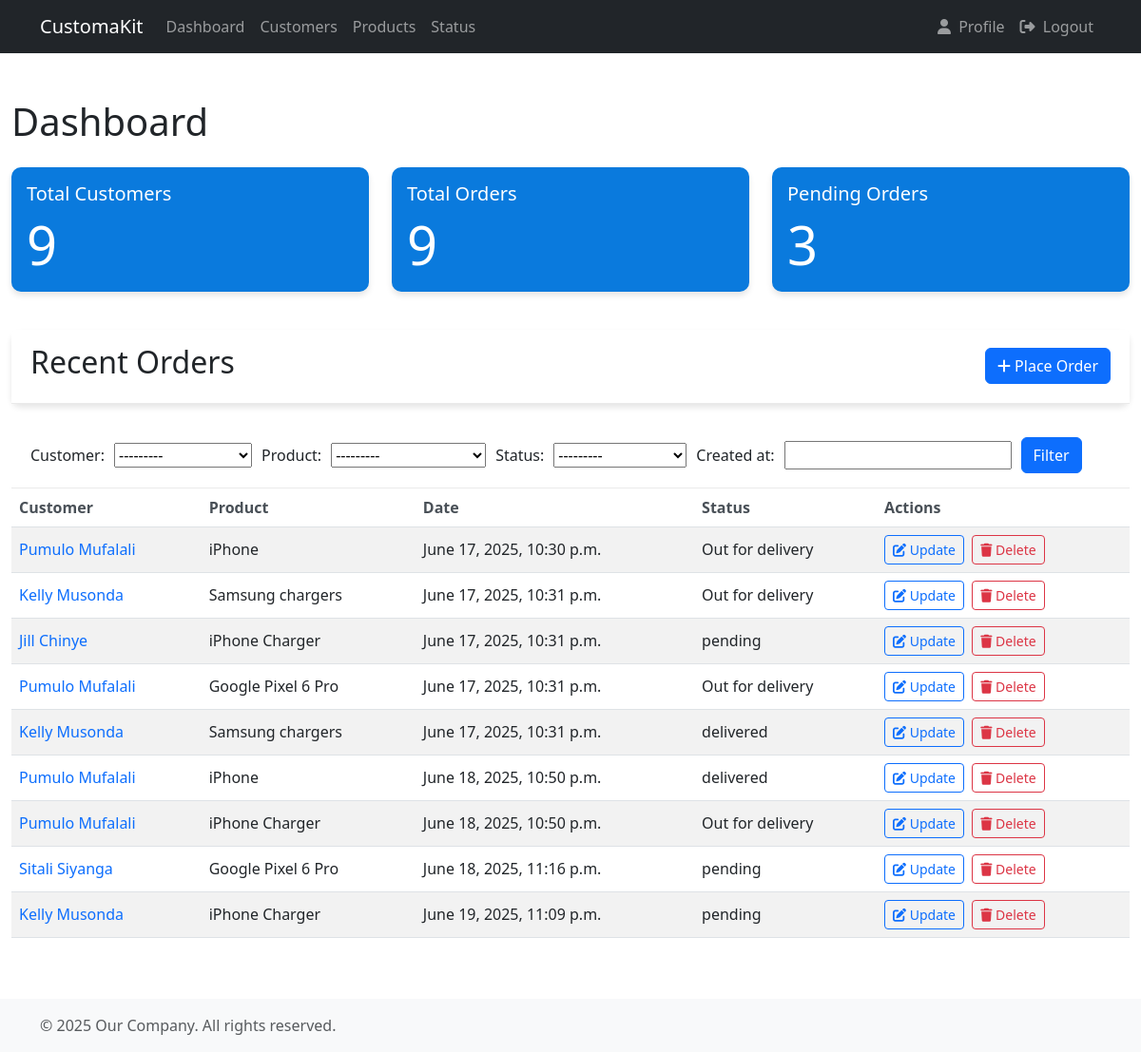
The app's page /, older data.
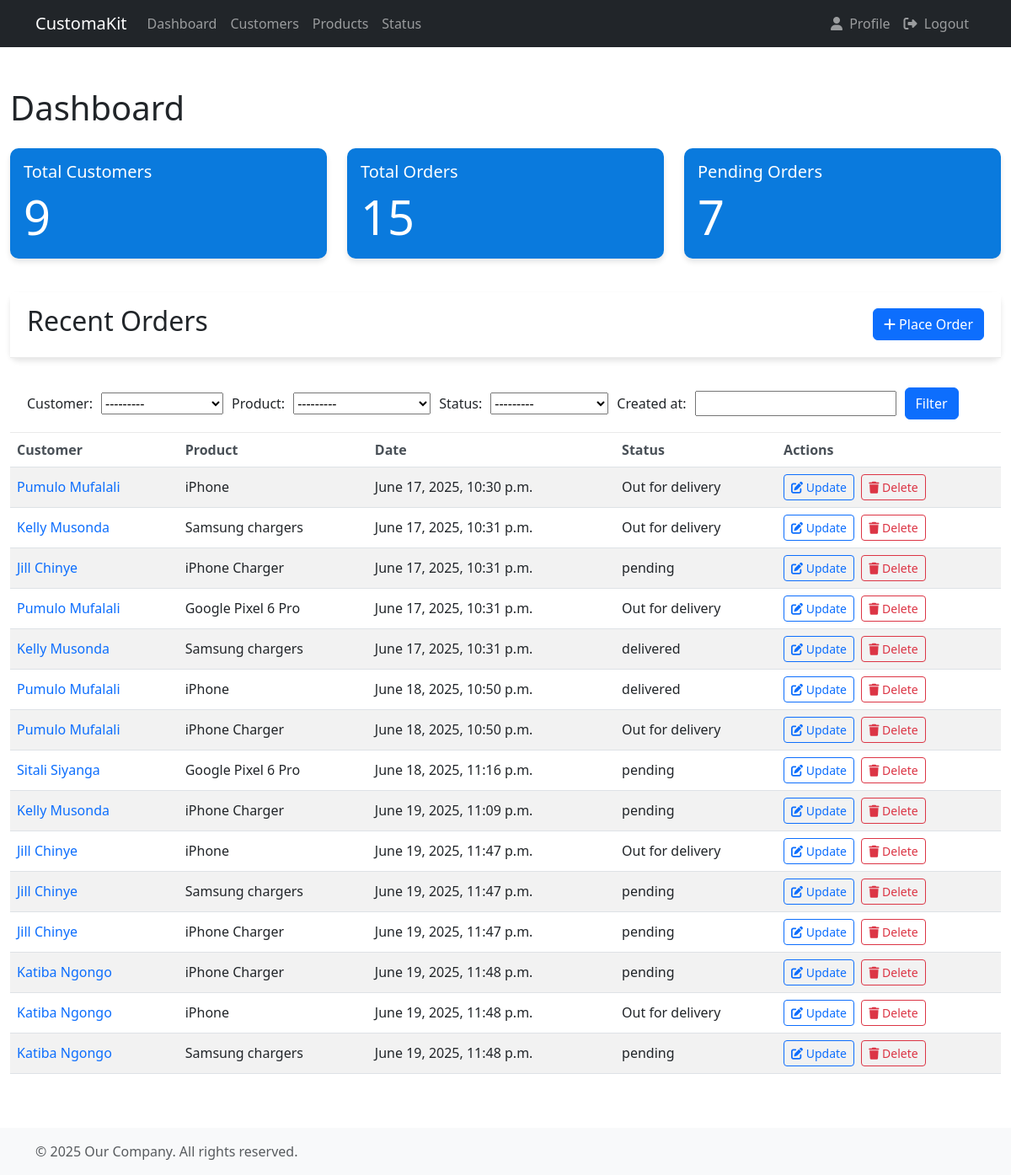
The same page, newer data.
### accounts/models.py (models this page shows, shortened)
class Order(models.Model):
  STATUS = (
    ('delivered', 'delivered'),
    ('Out for delivery', 'Out for delivery'),
    ('pending', 'pending'),
  )
  customer = models.ForeignKey(Customer, null=True, on_delete=models.CASCADE)
  product = models.ForeignKey(Product, null=True, on_delete=models.CASCADE)
  status = models.CharField(max_length=100, null=True, choices=STATUS)
  created_at = models.DateTimeField(auto_now_add=True)

class Customer(models.Model):
  name = models.CharField(max_length=200, null=True)
  phone = models.CharField(max_length=200, null=True)
  email = models.CharField(max_length=200, null=True, unique=True)
  created_at = models.DateTimeField(auto_now_add=True)
  def __str__(self):
    return self.name[:50]

class Product(models.Model):
  CATEGORY = (
    ('Indoor', 'Indoor'),
    ('Outdoor', 'Outdoor'),
  )
  name = models.CharField(max_length=70, null=True)
  price = models.FloatField(null=True)
  category = models.CharField(max_length=50, null=True, choices=CATEGORY)
  description = models.CharField(max_length=100, null=True)
  created_at = models.DateTimeField(auto_now_add=True)
  tags = models.ManyToManyField(Tag)
  def __str__(self):
    return self.name

### accounts/views.py (the view)
# urls.py: path('', views.dashboard, name='dashboard'),
def dashboard(request):
  order_list = Order.objects.all()
  total_customers = Customer.objects.all().count()
  pending_orders = order_list.filter(status='pending').count()
  total_orders = order_list.count()
  myFilter = OrderFilter(request.GET, queryset=order_list)
  order_list = myFilter.qs
  context = {
    'pending_orders': pending_orders,
    'total_orders':total_orders,
    'total_customers': total_customers,
    'recent_orders':order_list,
    'myFilter':myFilter,
  }
  return render(request, 'accounts/dashboard.html', context)

### accounts/templates/accounts/dashboard.html (shortened to what this page needs)
{% extends 'accounts/main.html' %}
{% block content %}
<h1 class="mt-4 mb-4">Dashboard</h1>
<div class="row">
    <div class="col-md-4">
        <a href="{% url 'customers' %}" class="text-decoration-none text-reset">
            <div class="card text-white mb-3" style="background-color: #0a7add;">
                <div class="card-body">
                    <h5 class="card-title">Total Customers</h5>
                    <p class="card-text display-4"><strong>{{ total_customers }}</strong></p>
                </div>
            </div>
        </a>
    </div>
    <div class="col-md-4">
        <a class="text-decoration-none text-reset" href="{% url 'total_orders' %}">
            <div class="card text-white mb-3" style="background-color: #0a7add;">
                <div class="card-body">
                    <h5 class="card-title">Total Orders</h5>
                    <p class="card-text display-4"><strong>{{ total_orders }}</strong></p>
                </div>
            </div>
        </a>
    </div>
    <div class="col-md-4">
        <a class="text-decoration-none text-reset">
            <div class="card text-white mb-3" style="background-color:#0a7add;">
                <div class="card-body">
                    <h5 class="card-title">Pending Orders</h5>
                    <p class="card-text display-4"><strong>{{ pending_orders }}</strong></p>
                </div>
            </div>
        </a>
    </div>
</div>
<div class="card mt-4">
    <div class="card-header">
        <div class="d-flex justify-content-between align-items-center">
            <h2>Recent Orders</h2>
            <a class="btn btn-primary" >
                <i class="fas fa-plus me-1"></i>Place Order
            </a>
        </div>
    </div>
</div>
<div class="card-header">
    <form method="get" class="form-row">
        {% for filter in myFilter.form %}
            {{filter.label_tag}}
            {{ filter }}
        {% endfor %}
        <button class="btn btn-primary" type="submit">Filter</button>
    </form>
</div>
    <div class="card-body">
        <div class="table-responsive">
            <table class="table table-striped">
                <thead>
                    <tr>
                        <th>Customer</th>
                        <th>Product</th>
                        <th>Date</th>
                        <th>Status</th>
                        <th>Actions</th>
                    </tr>
                </thead>
                <tbody>
                    {% for order in recent_orders %}
                    <tr>
                        <td><a href="{% url 'customer_detail' order.customer.id %}">{{ order.customer.name }}</a></td>
                        <td>{{ order.product.name }}</td>
                        <td>{{ order.created_at }}</td>
                        <td>{{ order.status }}</td>
                        <td>
                            <a class="btn btn-sm btn-outline-primary me-1" href="{% url 'update_order' order.id %}">
                                <i class="fas fa-edit"></i> Update
                            </a>
                            <a class="btn btn-sm btn-outline-danger" href="{% url 'delete' order.id %}">
                                <i class="fas fa-trash"></i> Delete
                            </a>
                        </td>
                    </tr>
                    {% endfor %}
                </tbody>
            </table>
        </div>
    </div>
</div>
{% endblock %}

Row changes from the older to the newer data that the page shows:
added Order: customer.name "Jill Chinye", product.name "iPhone", created_at "June 19, 2025, 11:47 p.m.", status "Out for delivery"
added Order: customer.name "Jill Chinye", product.name "Samsung chargers", created_at "June 19, 2025, 11:47 p.m.", status "pending"
added Order: customer.name "Jill Chinye", product.name "iPhone Charger", created_at "June 19, 2025, 11:47 p.m.", status "pending"
added Order: customer.name "Katiba Ngongo", product.name "iPhone Charger", created_at "June 19, 2025, 11:48 p.m.", status "pending"
added Order: customer.name "Katiba Ngongo", product.name "iPhone", created_at "June 19, 2025, 11:48 p.m.", status "Out for delivery"
added Order: customer.name "Katiba Ngongo", product.name "Samsung chargers", created_at "June 19, 2025, 11:48 p.m.", status "pending"
Text that changed along with them:
{{ total_orders }}: "9" → "15"
{{ pending_orders }}: "3" → "7"
